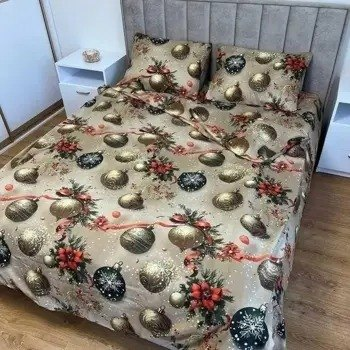
#> input picture assets/img/p/baika-novorichni-kuli-1.jpg, 350 x 350 px
$ python -i build_catalog.py   (imports and definitions only)
#> lines starting #> are read from the running program, lines starting #| are printed output that depends on the picture
#!/usr/bin/env python3
"""Будує каталог WarmHome UA з tools/catalog.json:
   - assets/products.js (список товарів із розмірами й цінами)
   - products/<slug>/index.html (сторінки товарів)
   - фото: assets/img/p/<slug>-N.jpg (якщо передано --photos <папка>, бере звідти <img>_N.*)

Ціна продажу = дроп-ціна постачальника + markup, округлено вгору до сотні.
Запуск із кореня репозиторію:  python3 tools/build_catalog.py [--photos DIR]
"""
import json, math, os, sys, html, re, glob

ROOT = os.path.dirname(os.path.dirname(os.path.abspath(__file__)))
# [4 lines not run here, left out]
E = html.escape
SITE = 'https://warmhome.in.ua'
PREPAY = 200
ADDED = '2026-11-16T19:00'

NAME = {
    'varena': 'Комплект із вареної бавовни · {c}',
    'stripe': 'Комплект зі страйп-сатину · {c}',
    'satin': 'Комплект з однотонного сатину · {c}',
    'plaid': 'Флісовий плед · {c}',
    'gold': 'Комплект з бязі Gold · {c}',
    'stripe_a': 'Комплект зі страйп-сатину · {c}',
    'toy': 'Іграшка-плед «Ведмедик» · {c}',
    'teddy': 'Плед-покривало «Тедді» · {c}',
    'sharpei': 'Плед-покривало «Королівський шарпей» · {c}',
    'ovchyna': 'Плед з еко-овчини · {c}',
    'luxe': 'Комплект з бязі Gold Lux · {c}',
    'flannel': 'Комплект з байки · {c}',
    'stripe_r': 'Страйп-сатин з простирадлом на резинці · {c}',
    'velour': 'Велюровий комплект «Шарпей» · {c}',
    'velour_m': 'Велюровий комплект «Моніка» · {c}',
    'sheet_b': 'Простирадло на резинці 160×200 · {c}',
    'sheet_s': 'Простирадло на резинці зі страйп-сатину · {c}',
    'sheet_v': 'Велюрове простирадло на резинці · {c}',
    'aqua': 'Наматрацник «Аква-Стоп» з бортами',
    'mattress': 'Наматрацник з мікрофібри',
    'set_muslin': 'Постіль з літньою ковдрою · {c}',
    'waffle': 'Постіль з покривалом «Вафелька» · {c}',
    'divan': 'Дивандек 3 в 1 · {c}',
    'corona': 'Велюрове покривало «Корона» · {c}',
    'cotton_cover': 'Бавовняне покривало з наволочками · {c}',
    'fleece2': 'Флісовий плед · {c}',
    'rabbit': 'Покривало «Кролик-соболь» · {c}',
    'cover_ny': 'Новорічне покривало · {c}',
    'blanket': 'Ковдра з холофайбером · {c}',
    'blanket_s': 'Літня ковдра · {c}',
    'wool': 'Ковдра «Pure Wool»',
    'pillow_o': 'Ортопедична подушка · {c}',
    'dough': 'Анатомічна подушка «Тісто» · {c}',
    'toy120': 'Плюшевий ведмідь 120 см · {c}',
    'rug': 'Набір килимків для ванної · {c}',
    'towel': 'Набір рушників · {c}',
    'towel_gift': 'Подарунковий набір рушників · {c}',
    'towel_ny': 'Новорічні рушники · {c}',
    'kitchen': 'Кухонні рушники · {c}',
}
CAT = {'varena': 'sets', 'stripe': 'sets', 'satin': 'sets', 'plaid': 'plaids', 'gold': 'sets', 'stripe_a': 'sets',
       'teddy': 'plaids', 'sharpei': 'plaids', 'ovchyna': 'plaids', 'toy': 'toys',
       'luxe': 'sets', 'flannel': 'sets', 'stripe_r': 'sets', 'velour': 'sets', 'velour_m': 'sets',
       'set_muslin': 'sets', 'waffle': 'sets', 'sheet_b': 'sheets', 'sheet_s': 'sheets', 'sheet_v': 'sheets', 'aqua': 'sheets', 'mattress': 'sheets',
       'divan': 'divan', 'corona': 'plaids', 'cotton_cover': 'plaids', 'fleece2': 'plaids', 'rabbit': 'plaids', 'cover_ny': 'plaids',
       'blanket': 'blankets', 'blanket_s': 'blankets', 'wool': 'blankets', 'pillow_o': 'blankets', 'dough': 'blankets', 'toy120': 'toys',
       'rug': 'rugs', 'towel': 'towels', 'towel_gift': 'towels', 'towel_ny': 'towels', 'kitchen': 'towels'}
DEPT = {'sets': ('Постільна білизна', 'bedding'), 'plaids': ('Пледи й покривала', 'plaids'), 'toys': ('Мʼякі іграшки', 'toys'),
        'sheets': ('Простирадла й наматрацники', 'sheets'), 'blankets': ('Ковдри й подушки', 'blankets'), 'divan': ('Дивандеки', 'divan'),
        'rugs': ('Килимки', 'rugs'), 'towels': ('Рушники', 'towels')}
SIZE_ORDER = ['15', '2', 'e', 's', 's160', 's180', 'm90', 'm140', 'm160', 'm180', 'd3', 'p50', 'p70', 't70', 't120', 'kit', 'r50', 'r70', 'one']


def sell(drop):
    return int(math.ceil((drop + C['markup']) / 100.0) * 100)


# [19 lines left out: function photos, not called in this run]


def thumb(img):
    """Мініатюра 480px WebP для карток (у ~4 рази легша за основне фото)."""
    from PIL import Image
    src = img.lstrip('/')
    dst = 'assets/img/t/' + os.path.basename(src).rsplit('.', 1)[0] + '.webp'
    os.makedirs('assets/img/t', exist_ok=True)
    if not os.path.exists(dst) or os.path.getmtime(dst) < os.path.getmtime(src):
        im = Image.open(src).convert('RGB')
        w, h = im.size
        k = min(w, h)
        im = im.crop(((w - k) // 2, (h - k) // 2, (w + k) // 2, (h + k) // 2)).resize((480, 480), Image.LANCZOS)
        im.save(dst, 'WEBP', quality=78, method=6)
    return '/' + dst


def live(vs):
    return [v for v in vs if not v.get('out')]


# [13 lines left out: function variants, not called in this run]


ICON = {
    'truck': '<path d="M3 6h11v10H3zM14 9h4l3 3.5V16h-7"/><circle cx="7" cy="17.5" r="1.8"/><circle cx="17" cy="17.5" r="1.8"/>',
    'wallet': '<path d="M4 7.5A2.5 2.5 0 0 1 6.5 5H18v3"/><path d="M4 7.5V17a2 2 0 0 0 2 2h14V9H6.5A2.5 2.5 0 0 1 4 7.5Z"/><circle cx="16" cy="14" r="1"/>',
    'eye': '<path d="M2.5 12S6 5.5 12 5.5 21.5 12 21.5 12 18 18.5 12 18.5 2.5 12 2.5 12Z"/><circle cx="12" cy="12" r="2.8"/>',
}


def ico(n):
    return '<svg class="ico" viewBox="0 0 24 24" aria-hidden="true">%s</svg>' % ICON[n]


# [34 lines left out: function page, not called in this run]


RETURNS = {
    'sheets': 'Простирадла й наматрацники належної якості, як і постільна білизна, обміну та поверненню не підлягають, тому уважно оглядайте товар у відділенні до оплати. Брак або невідповідність розміру — обміняємо.',
    'blankets': 'Ковдри й подушки належної якості обміну та поверненню не підлягають (постільні речі). Оглядайте товар у відділенні до оплати — якщо є брак чи невідповідність, обміняємо.',
    'towels': 'Рушники належної якості можна повернути протягом 14 днів, якщо вони не були у використанні й збережено упаковку. Брак — обміняємо або повернемо гроші.',
    'rugs': 'Килимки належної якості можна повернути протягом 14 днів, якщо вони не були у використанні й збережено упаковку. Брак — обміняємо або повернемо гроші.',
    'divan': 'Дивандек належної якості можна повернути протягом 14 днів, якщо збережено товарний вигляд і упаковку. Брак — обміняємо або повернемо гроші.',
}


# [6 lines left out: function pillow_block, not called in this run]


PILLOW = '''<div class="opt-l">Наволочки</div>
          <div class="opts" id="pillow"><button type="button" data-p="70×70" aria-pressed="true">70×70 см</button><button type="button" data-p="50×70" aria-pressed="false">50×70 см</button></div>'''

SPRITE = '''<svg width="0" height="0" style="position:absolute" aria-hidden="true">
    <symbol id="i-phone" viewBox="0 0 24 24"><path d="M5 4h4l2 5-2.5 1.5a11 11 0 0 0 5 5L15 13l5 2v4a2 2 0 0 1-2 2A16 16 0 0 1 3 6a2 2 0 0 1 2-2"/></symbol>
    <symbol id="i-menu" viewBox="0 0 24 24"><path d="M4 7h16M4 12h16M4 17h10"/></symbol>
    <symbol id="i-bag" viewBox="0 0 24 24"><path d="M6 8h12l-1 12H7Z"/><path d="M9 8a3 3 0 0 1 6 0"/></symbol>
    <symbol id="i-arrow" viewBox="0 0 24 24"><path d="M5 12h14M13 6l6 6-6 6"/></symbol>
  </svg>'''

LOGO = '<svg viewBox="0 0 48 48" aria-hidden="true"><circle cx="24" cy="24" r="24" fill="{bg}"/><path d="M13 22.5 24 13l11 9.5V34a1.5 1.5 0 0 1-1.5 1.5h-19A1.5 1.5 0 0 1 13 34Z" fill="none" stroke="#8B6B55" stroke-width="2.4" stroke-linejoin="round"/><path d="M24 31.5s-5-3-5-6.6a2.7 2.7 0 0 1 5-1.5 2.7 2.7 0 0 1 5 1.5c0 3.6-5 6.6-5 6.6Z" fill="#C9A88A"/></svg>'

HEADER = '''<div class="topbar">Відправка за 2–3 дні · Передоплата 200 грн, решта при отриманні</div>
  <header class="head">
    <div class="wrap">
      <a href="/" class="brand" aria-label="WarmHome UA — на головну">
        %s
        <span>WarmHome <em>UA</em></span>
      </a>
      <nav class="nav" aria-label="Розділи">
        <a href="/catalog/bedding/">Постільна білизна</a>
        <a href="/catalog/plaids/">Пледи</a>
        <a href="/catalog/blankets/">Ковдри</a>
        <a href="/#catalog">Усі категорії</a>
      </nav>
      <div class="head-r">
        <a class="phone" href="tel:+380990227684"><svg class="ico"><use href="#i-phone"/></svg>+38 (099) 022-76-84</a>
        <button type="button" class="cart-btn js-cart-open" aria-label="Кошик"><svg class="ico"><use href="#i-bag"/></svg><span class="n js-cart-count" hidden>0</span></button>
        <button class="burger" id="burger" aria-label="Меню" aria-expanded="false" aria-controls="mnav"><svg class="ico" style="width:24px;height:24px"><use href="#i-menu"/></svg></button>
      </div>
    </div>
    <nav class="mnav" id="mnav" aria-label="Меню">
      <a href="/catalog/bedding/">Постільна білизна</a>
      <a href="/catalog/sheets/">Простирадла й наматрацники</a>
      <a href="/catalog/plaids/">Пледи й покривала</a>
      <a href="/catalog/blankets/">Ковдри й подушки</a>
      <a href="/catalog/divan/">Дивандеки</a>
      <a href="/catalog/toys/">Мʼякі іграшки</a>
      <a href="/catalog/rugs/">Килимки</a>
      <a href="/catalog/towels/">Рушники</a>
      <a href="/#how">Доставка та оплата</a>
      <a href="/#faq">Часті питання</a>
      <a href="tel:+380990227684">+38 (099) 022-76-84</a>
    </nav>
  </header>''' % LOGO.format(bg='#EDE1D2')

FOOTER = '''<footer class="foot">
    <div class="wrap">
      <div class="cols">
        <div>
          <a href="/" class="brand" aria-label="WarmHome UA">%s<span>WarmHome <em>UA</em></span></a>
          <p style="margin-top:12px;max-width:22em">Постільна білизна та пледи для затишного дому.</p>
        </div>
        <div>
          <h4>Контакти</h4>
          <p><a href="tel:+380990227684" style="font-weight:700;text-decoration:none">+38 (099) 022-76-84</a></p>
          <p style="margin-top:6px">Пн–Нд: 09:00–21:00</p>
          <p>Заявки на сайті — цілодобово</p>
        </div>
        <div class="links">
          <h4>Покупцям</h4>
          <a href="/#how">Доставка та оплата</a>
          <a href="/#faq">Часті запитання</a>
          <a href="/#privacy">Політика конфіденційності</a>
          <a href="/#returns">Умови повернення та обміну</a>
        </div>
      </div>
      <div class="fine">
        <span>© 2026 WarmHome UA</span>
        <span>Колір виробу на фото може трохи відрізнятися від реального</span>
      </div>
    </div>
  </footer>''' % LOGO.format(bg='#FFFBF6')

# [2 lines not run here, left out]

# Сторінки категорій: /catalog/<id>/
CATEGORIES = [
    {'id': 'bedding', 'cat': 'sets', 'name': 'Постільна білизна',
     'text': 'Бавовна, сатин, теплі байка й велюр — від півтораспальних до сімейних комплектів.',
     'art': '<svg viewBox="0 0 400 300"><ellipse cx="200" cy="272" rx="160" ry="10" fill="#D9C7B1" opacity=".6"/>'
            '<rect x="70" y="190" width="260" height="74" rx="22" fill="#C9A88A"/><path d="M92 228h216" stroke="#B9977A" stroke-width="3" stroke-dasharray="2 10" stroke-linecap="round"/>'
            '<rect x="80" y="122" width="240" height="72" rx="22" fill="#FFFBF6"/><path d="M104 144h192M104 158h192M104 172h192" stroke="#EADBC9" stroke-width="3" stroke-linecap="round"/>'
            '<rect x="92" y="56" width="216" height="70" rx="22" fill="#EBCFC0"/><path d="M120 72c9 7 9 31 0 38M150 72c9 7 9 31 0 38M180 72c9 7 9 31 0 38M210 72c9 7 9 31 0 38M240 72c9 7 9 31 0 38" fill="none" stroke="#DDB9A7" stroke-width="3" stroke-linecap="round"/>'
            '<rect x="262" y="56" width="18" height="208" fill="#8B6B55" opacity=".85"/></svg>'},
    {'id': 'sheets', 'cat': 'sheets', 'name': 'Простирадла й наматрацники',
     'text': 'Простирадла на резинці — бавовняні, страйп-сатинові й велюрові — та захисні наматрацники 90–180×200 см.',
     'art': '<svg viewBox="0 0 400 300"><ellipse cx="200" cy="274" rx="160" ry="10" fill="#D9C7B1" opacity=".6"/><rect x="56" y="150" width="288" height="112" rx="22" fill="#C9A88A"/><rect x="56" y="118" width="288" height="56" rx="22" fill="#FFFBF6"/><path d="M78 146h244" stroke="#EADBC9" stroke-width="3" stroke-dasharray="3 9" stroke-linecap="round"/><path d="M56 168c30 14 258 14 288 0" fill="none" stroke="#B9977A" stroke-width="4"/><path d="M200 70c-20 0-34 12-34 26 0 10 8 16 18 16h32c10 0 18-6 18-16 0-14-14-26-34-26Z" fill="#EBCFC0"/><path d="M200 88v40" stroke="#D8B3A0" stroke-width="4" stroke-linecap="round"/></svg>'},
    {'id': 'plaids', 'cat': 'plaids', 'name': 'Пледи й покривала',
     'text': 'Флісові, плюшеві, хутряні й святкові пледи та покривала для ліжка й дивана.',
     'art': '<svg viewBox="0 0 400 300"><ellipse cx="200" cy="272" rx="160" ry="10" fill="#D9C7B1" opacity=".6"/>'
            '<rect x="60" y="150" width="280" height="104" rx="28" fill="#FFFBF6"/><path d="M92 150v104M124 150v104M156 150v104M188 150v104M220 150v104M252 150v104M284 150v104M316 150v104M60 186h280M60 220h280" stroke="#F0DFD5" stroke-width="6"/>'
            '<path d="M74 254v12M90 254v12M106 254v12M122 254v12M138 254v12M154 254v12M170 254v12M186 254v12M202 254v12M218 254v12M234 254v12M250 254v12M266 254v12M282 254v12M298 254v12M314 254v12M330 254v12" stroke="#D8B3A0" stroke-width="3" stroke-linecap="round"/>'
            '<rect x="96" y="70" width="208" height="86" rx="43" fill="#C9A88A"/><circle cx="139" cy="113" r="30" fill="#D8BCA2"/><circle cx="139" cy="113" r="16" fill="#C9A88A"/><circle cx="139" cy="113" r="5" fill="#B9977A"/></svg>'},
    {'id': 'blankets', 'cat': 'blankets', 'name': 'Ковдри й подушки',
     'text': 'Теплі та літні ковдри, вовняні «Pure Wool» і анатомічні подушки «Тісто».',
     'art': '<svg viewBox="0 0 400 300"><ellipse cx="200" cy="274" rx="160" ry="10" fill="#D9C7B1" opacity=".6"/><rect x="70" y="150" width="260" height="112" rx="30" fill="#FFFBF6"/><path d="M70 196h260M70 232h260M128 150v112M200 150v112M272 150v112" stroke="#EADBC9" stroke-width="5"/><path d="M110 92c0-22 18-36 40-36h100c22 0 40 14 40 36v20c0 22-18 36-40 36H150c-22 0-40-14-40-36Z" fill="#C9A88A"/><path d="M150 76c10 6 10 50 0 56M200 76c10 6 10 50 0 56M250 76c10 6 10 50 0 56" fill="none" stroke="#B9977A" stroke-width="4" stroke-linecap="round"/></svg>'},
    {'id': 'divan', 'cat': 'divan', 'name': 'Дивандеки',
     'text': 'Велюрові накидки 3 в 1 на кутовий диван — захищають оббивку й додають затишку.',
     'art': '<svg viewBox="0 0 400 300"><ellipse cx="200" cy="274" rx="160" ry="10" fill="#D9C7B1" opacity=".6"/><rect x="40" y="110" width="240" height="80" rx="20" fill="#D2B193"/><rect x="240" y="110" width="120" height="150" rx="20" fill="#D2B193"/><rect x="52" y="170" width="300" height="80" rx="18" fill="#C9A88A"/><rect x="64" y="158" width="190" height="40" rx="12" fill="#EBCFC0"/><rect x="262" y="158" width="80" height="84" rx="12" fill="#EBCFC0"/><path d="M80 178l14-12 14 12-14 12ZM120 178l14-12 14 12-14 12ZM160 178l14-12 14 12-14 12ZM200 178l14-12 14 12-14 12ZM288 196l14-12 14 12-14 12Z" fill="#D8B3A0"/></svg>'},
    {'id': 'toys', 'cat': 'toys', 'name': 'Мʼякі іграшки',
     'text': 'Ведмедики з теплим пледом усередині та великі плюшеві ведмеді 120 см.',
     'art': '<svg viewBox="0 0 400 300"><ellipse cx="200" cy="276" rx="150" ry="10" fill="#D9C7B1" opacity=".6"/>'
            '<circle cx="146" cy="70" r="28" fill="#C9A88A"/><circle cx="146" cy="70" r="14" fill="#E3D3BF"/><circle cx="254" cy="70" r="28" fill="#C9A88A"/><circle cx="254" cy="70" r="14" fill="#E3D3BF"/>'
            '<ellipse cx="200" cy="208" rx="92" ry="72" fill="#C9A88A"/><circle cx="200" cy="112" r="66" fill="#D2B193"/>'
            '<ellipse cx="200" cy="132" rx="28" ry="21" fill="#EADBC9"/><ellipse cx="200" cy="124" rx="9" ry="7" fill="#6F5241"/><path d="M200 131v8M191 141c5 4 13 4 18 0" fill="none" stroke="#6F5241" stroke-width="3" stroke-linecap="round"/>'
            '<circle cx="176" cy="100" r="6" fill="#6F5241"/><circle cx="224" cy="100" r="6" fill="#6F5241"/>'
            '<path d="M128 196h144v70a14 14 0 0 1-14 14H142a14 14 0 0 1-14-14Z" fill="#FFFBF6"/><path d="M152 196v84M176 196v84M200 196v84M224 196v84M248 196v84M128 224h144M128 252h144" stroke="#F0DFD5" stroke-width="5"/>'
            '<ellipse cx="116" cy="214" rx="22" ry="30" fill="#D2B193"/><ellipse cx="284" cy="214" rx="22" ry="30" fill="#D2B193"/></svg>'},
    {'id': 'rugs', 'cat': 'rugs', 'name': 'Килимки',
     'text': 'Мʼякі набори килимків для ванної та туалету на щільній основі.',
     'art': '<svg viewBox="0 0 400 300"><ellipse cx="200" cy="274" rx="160" ry="10" fill="#D9C7B1" opacity=".6"/><rect x="60" y="140" width="190" height="122" rx="26" fill="#C9A88A"/><path d="M84 164h142v74H84Z" fill="none" stroke="#B9977A" stroke-width="4" stroke-dasharray="6 8"/><path d="M270 150h80v112h-80a40 40 0 0 1 0-80Z" fill="#EBCFC0"/><path d="M286 232a24 24 0 0 1 0-48h48" fill="none" stroke="#D8B3A0" stroke-width="4"/></svg>'},
    {'id': 'towels', 'cat': 'towels', 'name': 'Рушники',
     'text': 'Банні, кухонні й подарункові набори рушників.',
     'art': '<svg viewBox="0 0 400 300"><ellipse cx="200" cy="274" rx="160" ry="10" fill="#D9C7B1" opacity=".6"/><rect x="90" y="208" width="220" height="56" rx="18" fill="#C9A88A"/><rect x="100" y="156" width="200" height="56" rx="18" fill="#FFFBF6"/><rect x="110" y="104" width="180" height="56" rx="18" fill="#EBCFC0"/><path d="M110 126h180M100 178h200M90 230h220" stroke-width="4" stroke="#fff" opacity=".7"/><path d="M200 60c8-16 34-12 30 8-3 14-30 26-30 26s-27-12-30-26c-4-20 22-24 30-8Z" fill="#D8B3A0"/></svg>'},
]


SHORT = {'15': '1,5-сп', '2': '2-сп', 'e': 'Євро', 's': 'Сімейний', 't70': '70 см', 's160': '160×200', 's180': '180×200', 'm90': '90', 'm140': '140',
         'm160': '160', 'm180': '180×200', 'd3': '3 накидки', 'p50': '50×70', 'p70': '70×70', 't120': '120 см', 'kit': '2 килимки',
         'r50': '50×100', 'r70': '70×140', 'one': 'набір'}


# [9 lines left out: function sizes_line, not called in this run]


def money(n):
    return '{:,}'.format(n).replace(',', '\u00a0')


def word(n):
    return 'товар' if n % 10 == 1 and n % 100 != 11 else 'товари' if 2 <= n % 10 <= 4 and not 12 <= n % 100 <= 14 else 'товарів'


# [7 lines left out: function card, not called in this run]


def ld(obj):
    return '<script type="application/ld+json">%s</script>' % json.dumps(obj, ensure_ascii=False).replace('</', '<\\/')


def ld_crumbs(items):
    return ld({'@context': 'https://schema.org', '@type': 'BreadcrumbList', 'itemListElement': [
        {'@type': 'ListItem', 'position': i, 'name': n, 'item': SITE + u} for i, (n, u) in enumerate(items, 1)]})


# [86 lines left out: functions ld_product, sitemap, category_pages, main, not called in this run]


# [2 lines not run here, left out]

>>> import cv2
>>> picture = cv2.imread('../assets/img/p/baika-novorichni-kuli-1.jpg', cv2.IMREAD_GRAYSCALE)
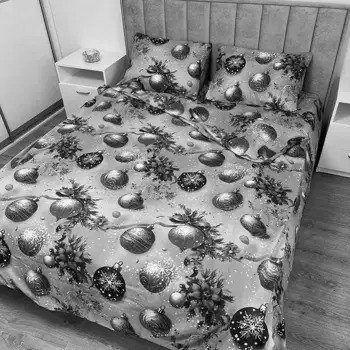
#> picture: shape (350, 350); min 0, max 255, mean 132.5
#> (the run stopped early here; a loop or call above may not have finished)

$ run again, on assets/img/p/biaz-gold-karat-zelenyi-1.jpg
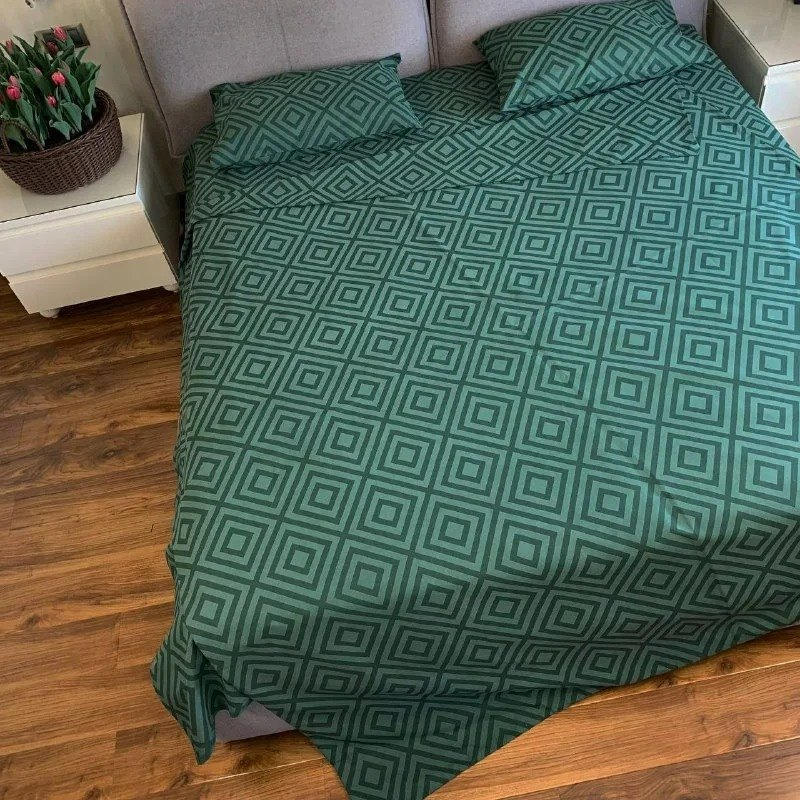
#> input picture assets/img/p/biaz-gold-karat-zelenyi-1.jpg, 800 x 800 px
#> `picture = cv2.imread('../assets/img/p/baika-novorichni-kuli-1.jpg', cv..`:
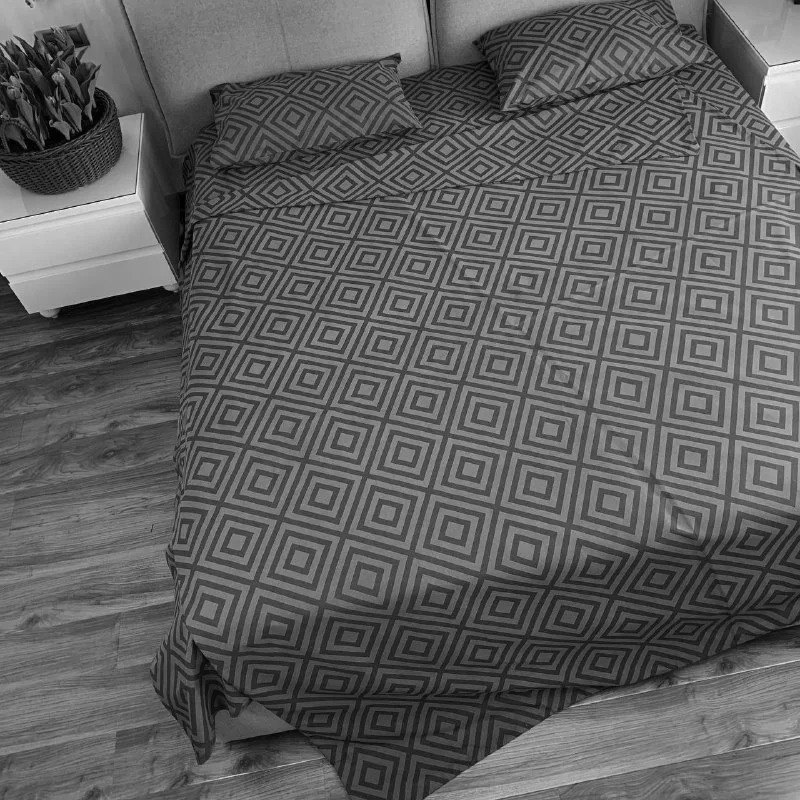
#> picture: shape (800, 800); min 0, max 255, mean 94.9

$ run again, on assets/img/p/biaz-gold-karat-zelenyi-3.jpg
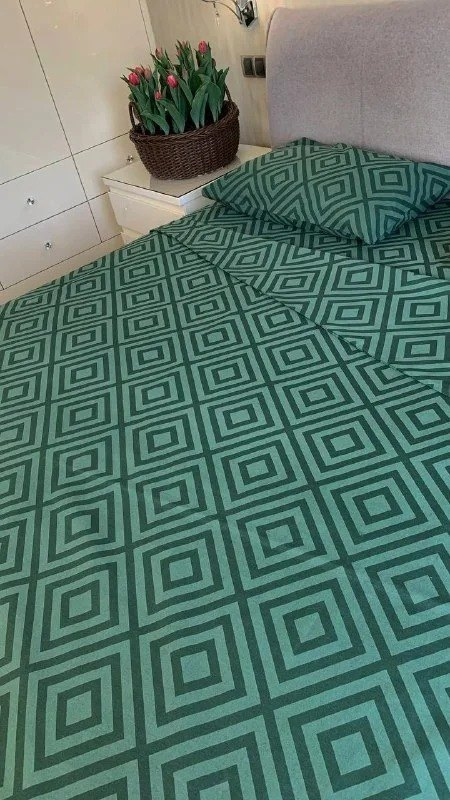
#> input picture assets/img/p/biaz-gold-karat-zelenyi-3.jpg, 450 x 800 px
#> `picture = cv2.imread('../assets/img/p/baika-novorichni-kuli-1.jpg', cv..`:
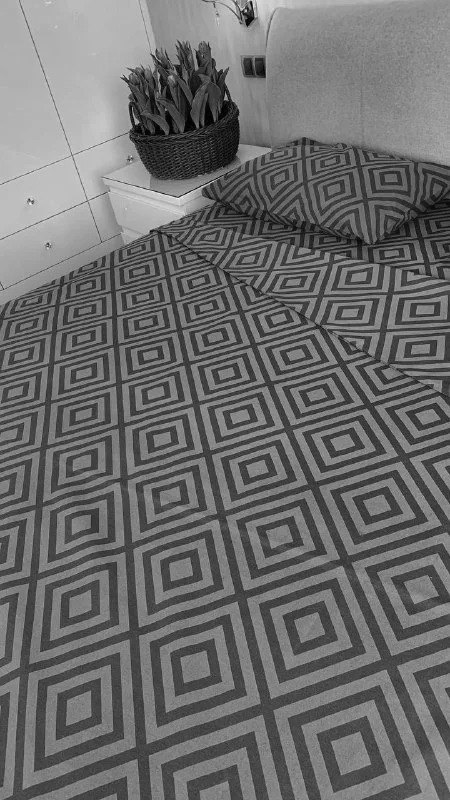
#> picture: shape (800, 450); min 0, max 254, mean 108.6
